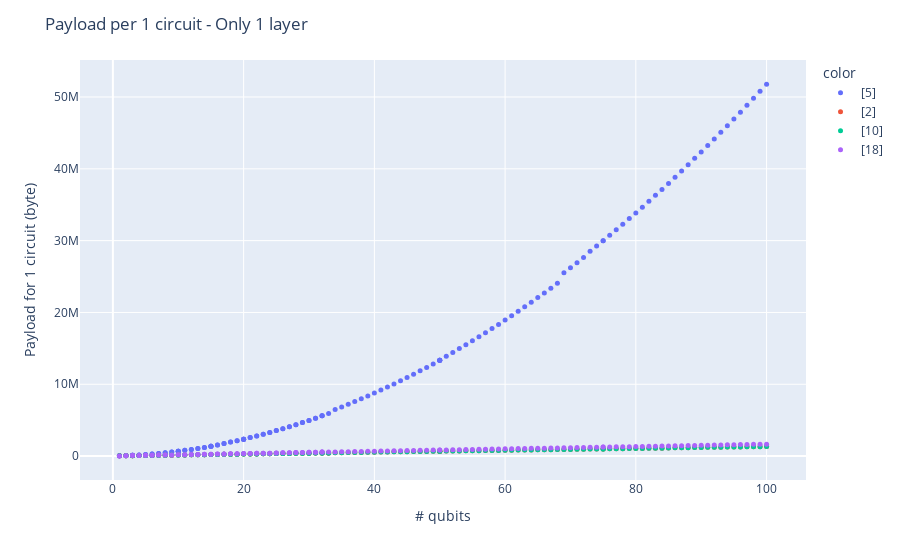

Notebook cell for this chart:
### Markdown cell above
#### Only 1 layer and 1 circuit

### Code cell
only1layer = tele_file.loc[tele_file['layers'] == 1]
only1circuit = only1layer.loc[only1layer['nb_circuits'] == 1]
olayer_layers = only1circuit["layers"].tolist()
olayer_width = only1circuit["width"].tolist()
olayer_payload_size = only1circuit["payload_size"].tolist()
olayer_nb_circuits = only1circuit["nb_circuits"].tolist()
olayer_circuit_id = only1circuit["circuit_id"].tolist() 
    
print("Size of dataframe : ", len(only1circuit))

fig = px.scatter(x=olayer_width, y=olayer_payload_size, color=olayer_circuit_id)

fig.update_traces(marker=dict(size=5))

fig.update_layout(title_text='Payload per 1 circuit - Only 1 layer',
                         xaxis_title="# qubits", yaxis_title="Payload for 1 circuit (byte)")

interac_o_static(fig)

### Figure 1 — Plotly figure (JSON) as saved in the notebook; plotly's stock layout.template omitted (floating-point values rounded to 4 significant figures; data arrays with more than 128 entries replaced by an {"elided": "..."} marker saying what was removed)
{"data": [{"hovertemplate": "color=[5]<br>x=%{x}<br>y=%{y}<extra></extra>", "legendgroup": "[5]", "marker": {"color": "#636efa", "size": 5, "symbol": "circle"}, "mode": "markers", "name": "[5]", "orientation": "v", "showlegend": true, "type": "scatter", "x": {"elided": "145 int values"}, "xaxis": "x", "y": {"elided": "145 int values"}, "yaxis": "y"}, {"hovertemplate": "color=[2]<br>x=%{x}<br>y=%{y}<extra></extra>", "legendgroup": "[2]", "marker": {"color": "#EF553B", "size": 5, "symbol": "circle"}, "mode": "markers", "name": "[2]", "orientation": "v", "showlegend": true, "type": "scatter", "x": {"elided": "140 int values"}, "xaxis": "x", "y": {"elided": "140 int values"}, "yaxis": "y"}, {"hovertemplate": "color=[10]<br>x=%{x}<br>y=%{y}<extra></extra>", "legendgroup": "[10]", "marker": {"color": "#00cc96", "size": 5, "symbol": "circle"}, "mode": "markers", "name": "[10]", "orientation": "v", "showlegend": true, "type": "scatter", "x": {"elided": "137 int values"}, "xaxis": "x", "y": {"elided": "137 int values"}, "yaxis": "y"}, {"hovertemplate": "color=[18]<br>x=%{x}<br>y=%{y}<extra></extra>", "legendgroup": "[18]", "marker": {"color": "#ab63fa", "size": 5, "symbol": "circle"}, "mode": "markers", "name": "[18]", "orientation": "v", "showlegend": true, "type": "scatter", "x": {"elided": "135 int values"}, "xaxis": "x", "y": {"elided": "135 int values"}, "yaxis": "y"}], "layout": {"legend": {"title": {"text": "color"}, "tracegroupgap": 0}, "margin": {"t": 60}, "title": {"text": "Payload per 1 circuit - Only 1 layer"}, "xaxis": {"anchor": "y", "domain": [0, 1], "title": {"text": "# qubits"}}, "yaxis": {"anchor": "x", "domain": [0, 1], "title": {"text": "Payload for 1 circuit (byte)"}}}}
